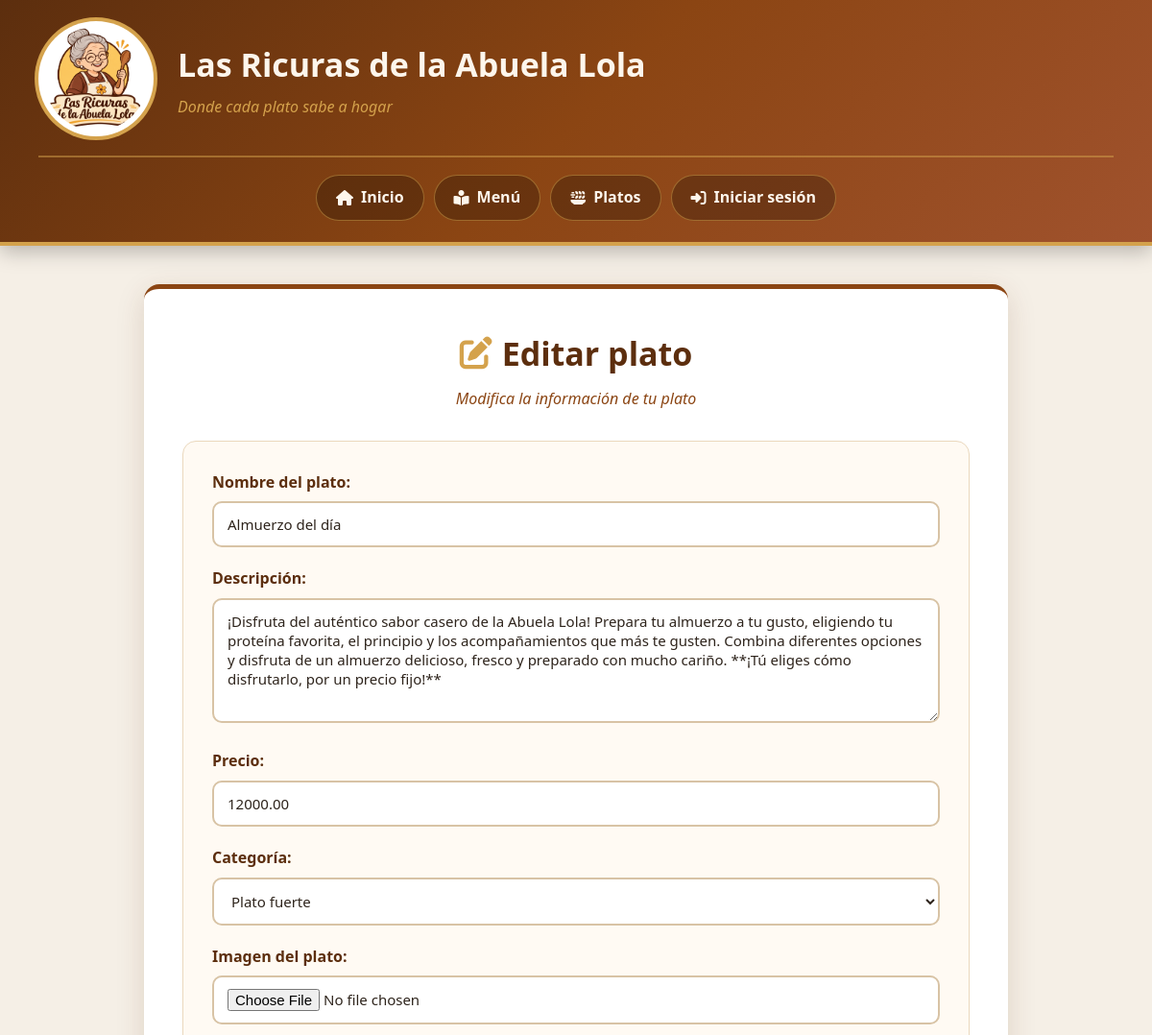
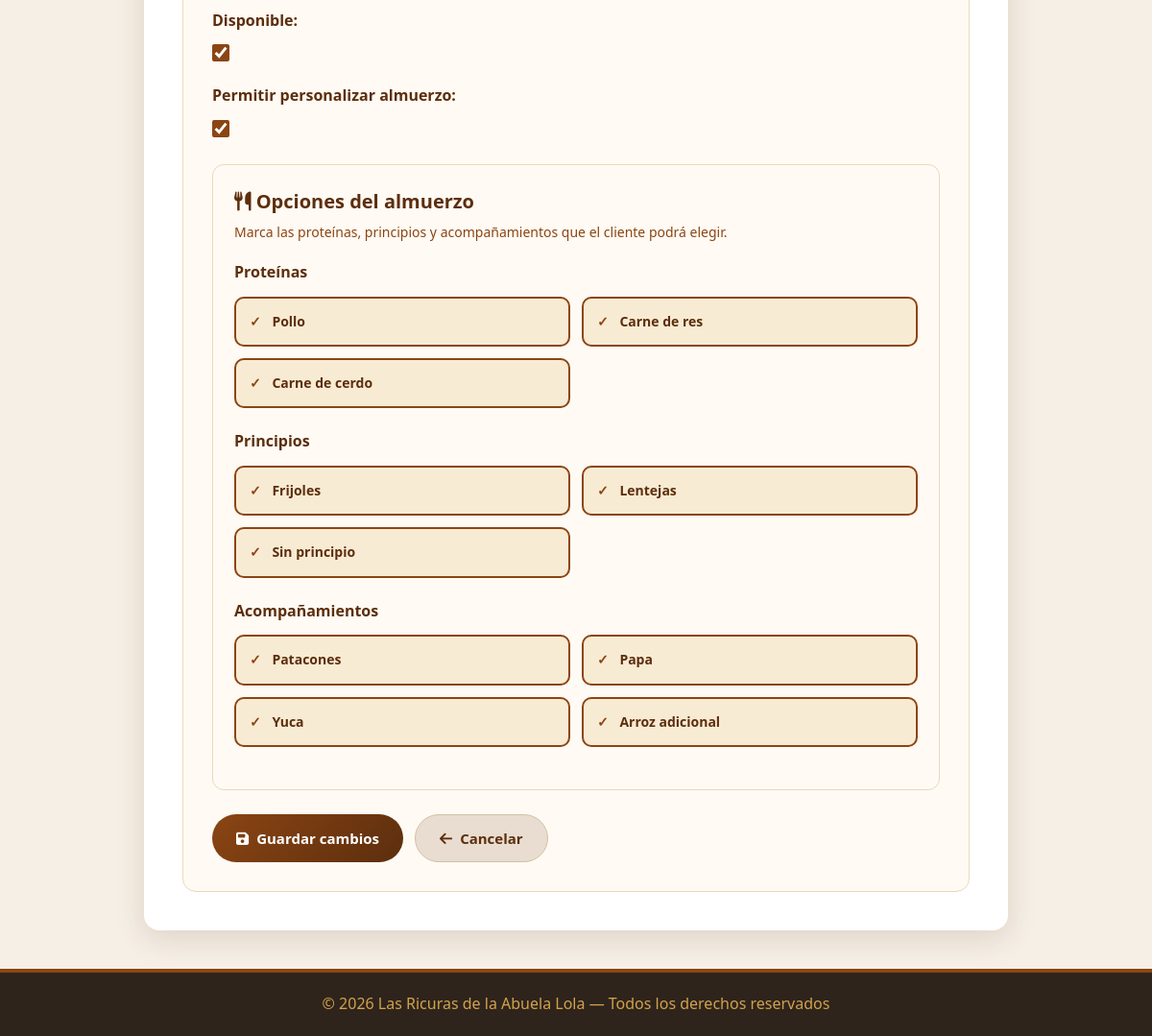
The app's page /platos/6/editar/ (signed in) with its own data (2 pictures, top to bottom).
### las_ricuras/models.py (models this page shows, shortened)
class Plato(models.Model):
    CATEGORIAS = [
        ('entrada', 'Entrada'),
        ('plato_fuerte', 'Plato fuerte'),
        ('postre', 'Postre'),
        ('bebida', 'Bebida'),
    ]
    personalizable = models.BooleanField(
        default=False,
        verbose_name="¿Permitir personalizar almuerzo?")
    nombre = models.CharField(max_length=100)
    descripcion = models.TextField()
    precio = models.DecimalField(
        max_digits=10,
        decimal_places=2
    )
    categoria = models.CharField(
        max_length=30,
        choices=CATEGORIAS,
        default='plato_fuerte'
    )
    imagen = models.ImageField(
        upload_to='platos/',
        blank=True,
        null=True
    )
    disponible = models.BooleanField(default=True)

### las_ricuras/views.py (the view, shortened to what this page needs)
# urls.py: path('platos/<int:id>/editar/', views.editar_plato, name='editar_plato'),
@solo_staff
def editar_plato(request, id):
    plato = get_object_or_404(Plato, id=id)
    configuracion = OpcionesAlmuerzo.objects.filter(
        plato=plato
    ).first()
    form = PlatoForm(
        request.POST or None,
        request.FILES or None,
        instance=plato
    )
    opciones_form = OpcionesAlmuerzoForm(
        request.POST or None,
        instance=configuracion,
        prefix='opciones'
    )
    return render(request, 'plato_form.html', {
        'form': form,
        'opciones_form': opciones_form,
        'plato': plato,
        'titulo': 'Editar plato',
        'boton_texto': 'Guardar cambios',
    })

### las_ricuras/forms.py
class PlatoForm(forms.ModelForm):
    class Meta:
        model = Plato
        fields = [
            'nombre',
            'descripcion',
            'precio',
            'categoria',
            'imagen',
            'disponible',
            'personalizable',
        ]
        labels = {
            'nombre': 'Nombre del plato',
            'descripcion': 'Descripción',
            'precio': 'Precio',
            'categoria': 'Categoría',
            'imagen': 'Imagen del plato',
            'disponible': 'Disponible',
            'personalizable': 'Permitir personalizar almuerzo',
        }
        widgets = {
            'descripcion': forms.Textarea(attrs={
                'rows': 5,
                'placeholder': 'Describe el plato, ingredientes, preparación, etc.'
            }),
            'precio': forms.NumberInput(attrs={
                'step': '0.01',
                'placeholder': 'Ej: 15000'
            }),
            'categoria': forms.Select(attrs={
                'class': 'form-control'
            }),
            'personalizable': forms.CheckboxInput(attrs={
                'class': 'form-check-input'
            }),
        }

### las_ricuras/templates/plato_form.html (shortened to what this page needs)
{% load static %}
<!DOCTYPE html>
<html lang="es">
<head>
    <link rel="stylesheet"
          href="https://cdnjs.cloudflare.com/ajax/libs/font-awesome/6.5.0/css/all.min.css">
</head>
<body>
<header>
    <div class="header-top">
        <img
            src="{% static 'core/img/Logo.png' %}"
            alt="Logo Las Ricuras de la Abuela Lola"
            class="logo"
        >
        <div class="marca">
            <h1>Las Ricuras de la Abuela Lola</h1>
            <p class="lema">Donde cada plato sabe a hogar</p>
        </div>
    </div>
    <nav>
        <a href="{% url 'inicio' %}">
            <i class="fa-solid fa-house"></i>
            Inicio
        </a>
        <a href="{% url 'menu' %}">
            <i class="fa-solid fa-book-open-reader"></i>
            Menú
        </a>
        <a href="{% url 'Platos' %}">
            <i class="fa-solid fa-plate-wheat"></i>
            Platos
        </a>
        <a href="{% url 'login' %}">
            <i class="fa-solid fa-right-to-bracket"></i>
            Iniciar sesión
        </a>
    </nav>
</header>
<main>
    <div class="titulo">
        {% if plato %}
            <h2>
                <i class="fa-solid fa-pen-to-square"></i>
                Editar plato
            </h2>
            <p>
                Modifica la información de tu plato
            </p>
        {% endif %}
    </div>
    <div class="formulario">
        <form method="POST" enctype="multipart/form-data">
            {{ form.as_p }}
            {% if opciones_form %}
            <section class="bloque-opciones" id="bloque-opciones">
                <h3>
                    <i class="fa-solid fa-utensils"></i>
                    Opciones del almuerzo
                </h3>
                <p class="explicacion-opciones">
                    Marca las proteínas, principios y acompañamientos
                    que el cliente podrá elegir.
                </p>
                {% for campo in opciones_form %}
                <div class="grupo-opciones">
                    <h4>{{ campo.label }}</h4>
                    <div class="cuadricula-opciones">
                        {% for opcion in campo %}
                        <label class="cuadro-opcion">
                            <span>
                                {{ opcion.choice_label }}
                            </span>
                        </label>
                        {% endfor %}
                    </div>
                </div>
                {% endfor %}
            </section>
            {% endif %}
            <div class="botones">
                <button type="submit" class="btn btn-guardar">
                    {% if plato %}
                        <i class="fa-solid fa-floppy-disk"></i>
                        Guardar cambios
                    {% else %}
                        <i class="fa-solid fa-plus"></i>
                        Agregar plato
                    {% endif %}
                </button>
                <a href="{% url 'Platos' %}" class="btn btn-cancelar">
                    <i class="fa-solid fa-arrow-left"></i>
                    Cancelar
                </a>
            </div>
        </form>
    </div>
</main>
<footer>
    <p>
        &copy; 2026 Las Ricuras de la Abuela Lola —
        Todos los derechos reservados
    </p>
</footer>
</body>
</html>

### las_ricuras/templates/plato_form.html (style rules this page uses)
* { box-sizing: border-box; margin: 0; padding: 0; }
body { font-family: 'Segoe UI', Tahoma, Geneva, Verdana, sans-serif; background: #f5efe6; color: #2e241c; line-height: 1.6; min-height: 100vh; display: flex; flex-direction: column; }
header { background: linear-gradient(135deg, #5c2e0e, #8b4513, #a0522d); padding: 22px 40px; border-bottom: 4px solid #d4a24c; box-shadow: 0 6px 20px rgba(0, 0, 0, .25); }
.header-top { max-width: 1200px; margin: auto; display: flex; align-items: center; gap: 25px; }
.logo { width: 120px; height: 120px; border-radius: 50%; background: white; padding: 6px; object-fit: cover; box-shadow: 0 0 0 4px #d4a24c; flex-shrink: 0; }
.marca h1 { color: #fdf6ec; font-size: clamp(22px, 3vw, 34px); margin-bottom: 5px; }
.lema { color: #d4a24c; font-style: italic; }
nav { display: flex; flex-wrap: wrap; justify-content: center; gap: 10px; max-width: 1200px; margin: 20px auto 0; padding-top: 18px; border-top: 2px solid rgba(212, 162, 76, .5); }
nav a { color: #fdf6ec; text-decoration: none; padding: 10px 20px; border-radius: 25px; background: rgba(0, 0, 0, .25); border: 1px solid rgba(212, 162, 76, .5); font-weight: 600; display: inline-flex; align-items: center; gap: 8px; transition: .3s; }
main { flex: 1; width: 90%; max-width: 900px; margin: 40px auto; padding: 40px; background: white; border-radius: 16px; border-top: 5px solid #8b4513; box-shadow: 0 8px 30px rgba(92, 46, 14, .15); }
.titulo { text-align: center; margin-bottom: 30px; }
.titulo h2 { color: #5c2e0e; font-size: clamp(26px, 4vw, 34px); display: inline-flex; align-items: center; gap: 10px; margin-bottom: 8px; }
.titulo h2 i { color: #d4a24c; }
.titulo p { color: #8b4513; font-style: italic; }
.formulario { background: #fffaf3; padding: 30px; border-radius: 14px; border: 1px solid #ead8bd; }
.formulario p { margin-bottom: 20px; }
.formulario label { display: block; color: #5c2e0e; font-weight: 700; margin-bottom: 7px; }
.formulario input[type="text"], .formulario input[type="number"], .formulario input[type="file"], .formulario textarea, .formulario select { width: 100%; padding: 12px 14px; border: 2px solid #d8c3a5; border-radius: 10px; background: white; color: #2e241c; font-family: inherit; font-size: 15px; }
.formulario textarea { min-height: 130px; resize: vertical; }
.formulario input[type="checkbox"] { width: 18px; height: 18px; accent-color: #8b4513; margin-right: 8px; vertical-align: middle; }
.botones { display: flex; flex-wrap: wrap; gap: 12px; margin-top: 25px; }
.btn { display: inline-flex; align-items: center; justify-content: center; gap: 8px; padding: 12px 25px; border-radius: 25px; text-decoration: none; border: none; font-weight: 700; font-size: 15px; cursor: pointer; font-family: inherit; transition: .3s; }
.btn-guardar { background: linear-gradient(135deg, #8b4513, #5c2e0e); color: white; }
.btn-cancelar { background: #e8ddd0; color: #5c2e0e; border: 1px solid #d4c0a5; }
footer { background: #2e241c; color: #d4a24c; text-align: center; padding: 20px; border-top: 4px solid #8b4513; }
.bloque-opciones { margin-top: 25px; padding: 22px; background: #fffaf3; border: 1px solid #ead8bd; border-radius: 12px; }
.bloque-opciones h3 { color: #5c2e0e; font-size: 20px; margin-bottom: 5px; }
.bloque-opciones .explicacion-opciones { color: #8b4513; font-size: 14px; margin-bottom: 18px; }
.grupo-opciones { margin-bottom: 22px; }
.grupo-opciones h4 { color: #5c2e0e; margin-bottom: 12px; }
.cuadricula-opciones { display: grid; grid-template-columns: repeat(2, minmax(0, 1fr)); gap: 12px; }
.formulario .cuadro-opcion { display: block; position: relative; cursor: pointer; margin: 0; font-weight: 400; }
.cuadro-opcion span { display: block; padding: 13px 14px; background: white; color: #5c2e0e; border: 2px solid #d8c3a5; border-radius: 10px; font-size: 14px; transition: .2s; }
.cuadro-opcion span::before { content: "□"; margin-right: 8px; color: #8b4513; }
.cuadro-opcion input:checked + span { background: #f8ebd3; border-color: #8b4513; font-weight: 700; }
.cuadro-opcion input:checked + span::before { content: "✓"; }

### records on screen
Plato: nombre "Almuerzo del día", descripcion "¡Disfruta del auténtico sabor casero de la Abuela Lola! Prepara tu almuerzo a tu gusto, eligiendo tu proteína favorita, el principio y los acompañamientos que más te gusten. Combina diferentes opciones y disfruta de un almuerzo delicioso, fresco y preparado con mucho cariño. **¡Tú eliges cómo disfrutarlo, por un precio fijo!**", precio "12000.00", categoria "Plato fuerte", disponible "☑", personalizable "☑"

### other values on screen
{{ campo.label }} "Proteínas" "Principios" "Acompañamientos"
{{ opcion.choice_label }} "Pollo" "Carne de res" "Carne de cerdo" "Frijoles" "Lentejas" "Sin principio" "Patacones" "Papa" "Yuca" "Arroz adicional"
